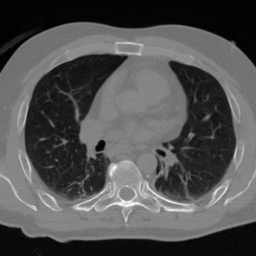
#> input picture assets/seg_test.jpg, 256 x 256 px
$ python contour.py
#> lines starting #> are read from the running program, lines starting #| are printed output that depends on the picture; after the words box and inside, x2 and y2 are one past the last pixel; in counts of white or black regions, pixels touching at a corner belong together
import cv2 as cv
import matplotlib.pyplot as plt
import numpy as np


# [5 lines of commented-out code are left out]


class FindContours:
    def __init__(self):
        self.contours_dict = {}
        self.grid = np.array([[1, 1, 1, 1, 1, 1, 1, 0, 0],
                              [1, 0, 0, 1, 0, 0, 1, 0, 1],
                              [1, 0, 0, 1, 0, 0, 1, 0, 0],
                              [1, 1, 1, 1, 1, 1, 1, 0, 0]])
        self.MAX_BODER_NUMBER = self.grid.shape[0] * self.grid.shape[1]
        self.Disp_with_number = True
        self.NBD = 1
        self.LNBD = 1
        self.reset()

    def reset(self):
        self.grid = np.pad(self.grid, ((1, 1), (1, 1)), 'constant', constant_values=0)
        self.contours_dict[1] = self.Contour(-1, "Hole")

    def Contour(self, parent, contour_type, start_point=None):
        if start_point is None:
            start_point = [-1, -1]
        contour = {"parent": parent,
                   "contour_type": contour_type,
                   "son": [],
                   "start_point": start_point}  # Hole/Outer
        return contour

    def load_map_from_array(self, grid):
        self.grid = grid.copy().astype("int32")
        self.reset()

    def trans_number_to_char(self, num):
        if self.Disp_with_number:
            return str(num)
        if num > 1:
            return chr(63 + num)
        if num < 0:
            return chr(95 - num)
        else:
            return str(num)

    '''display gridd '''

    def disp_grid(self):
        for i in range(self.grid.shape[0]):
            num = '\033[0;37m' + '['
            print(num, end=' ')
            for j in range(self.grid.shape[1]):
                if self.grid[i][j] == 0:
                    num = '\033[0;37m' + self.trans_number_to_char(self.grid[i][j])
                    print(num, end=' ')
                else:
                    num = '\033[1;31m' + self.trans_number_to_char(self.grid[i][j])
                    print(num, end=' ')
            num = '\033[0;37m' + ']'
            print(num)
        print("\033[0;37m")

    def find_neighbor(self, center, start, clock_wise=1):
        weight = -1
        if clock_wise == 1:
            weight = 1
        # direction = np.array([[1,0],[0,-1],[0,-1],[-1,0],[-1,0],[0,1],[0,1]])
        neighbors = np.array([[0, 0], [0, 1], [0, 2], [1, 2], [2, 2], [2, 1], [2, 0], [1, 0]])
        indexs = np.array([[0, 1, 2],
                           [7, 9, 3],
                           [6, 5, 4]])
        # print(center,start)
        start_ind = indexs[start[0] - center[0] + 1][start[1] - center[1] + 1]
        # print(start_ind)
        for i in range(1, len(neighbors) + 1):
            cur_ind = (start_ind + i * weight + 8) % 8
            # print(cur_ind)
            x = neighbors[cur_ind][0] + center[0] - 1
            y = neighbors[cur_ind][1] + center[1] - 1
            # grid[x][y] = a
            # a+=1
            if self.grid[x][y] != 0:
                return [x, y]
        return [-1, -1]

    def board_follow(self, center_p, start_p, mode):
        ij = center_p
        ij2 = start_p
        ij1 = self.find_neighbor(ij, ij2, 1)
        x = ij1[0]
        y = ij1[1]
        if ij1 == [-1, -1]:
            self.grid[ij[0]][ij[1]] = -self.NBD
            return
        ij2 = ij1
        ij3 = ij
        for k in range(self.MAX_BODER_NUMBER):
            # step 3.3
            ij4 = self.find_neighbor(ij3, ij2, 0)
            x = ij3[0]
            y = ij3[1]
            if ij4[0] - ij2[0] <= 0:
                weight = -1
            else:
                weight = 1
            if self.grid[x][y] < 0:
                self.grid[x][y] = self.grid[x][y]

            elif self.grid[x][y - 1] == 0 and self.grid[x][y + 1] == 0:
                self.grid[x][y] = self.NBD * weight

            elif self.grid[x][y + 1] == 0:
                self.grid[x][y] = -self.NBD

            elif self.grid[x][y] == 1 and self.grid[x][y + 1] != 0:
                self.grid[x][y] = self.NBD

            else:
                self.grid[x][y] = self.grid[x][y]

            if ij4 == ij and ij3 == ij1:
                return
            ij2 = ij3
            ij3 = ij4

    def raster_scan(self):
        # self.disp_grid()
        for i in range(self.grid.shape[0]):
            self.LNBD = 1
            for j in range(self.grid.shape[1]):
                if abs(self.grid[i][j]) > 1:
                    self.LNBD = abs(self.grid[i][j])
                if self.grid[i][j] >= 1:
                    if self.grid[i][j] == 1 and self.grid[i][j - 1] == 0:
                        self.NBD += 1
                        self.board_follow([i, j], [i, j - 1], 1)
                        border_type = "Outer"

                    elif self.grid[i][j] > 1 and self.grid[i][j + 1] == 0:
                        border_type = "Hole"
                        # print(i,j)
                        self.NBD += 1
                        self.board_follow([i, j], [i, j + 1], 1)
                        # self.contours_dict[self.NBD] = self.Contour(self.LNBD,border_type)
                        # self.disp_grid()
                    else:
                        continue
                    parent = self.LNBD
                    if self.contours_dict[self.LNBD]["contour_type"] == border_type:
                        parent = self.contours_dict[self.LNBD]["parent"]
                    self.contours_dict[self.NBD] = self.Contour(parent, border_type, [i - 1, j - 1])
                    self.contours_dict[parent]["son"].append(self.NBD)

                    # print("NBD",self.NBD,"LNBD",self.LNBD)

        self.grid = self.grid[1:-1, 1:-1]


def main():
    fc = FindContours()
    fc.raster_scan()
    fc.disp_grid()
    # print(fc.contours_dict)
    #
    # grid = np.array([[0, 0, 0, 0, 0, 0, 0, 0, 0, 0, 0, 0, 0],
    #                   [0, 0, 0, 0, 0, 0, 0, 0, 0, 0, 0, 0, 0],
    #                   [0, 0, 0, 1, 0, 0, 0, 0, 0, 0, 0, 0, 0],
    #                   [0, 0, 1, 1, 1, 1, 1, 1, 1, 0, 0, 0, 0],
    #                   [0, 0, 1, 0, 0, 1, 0, 0, 0, 1, 1, 0, 0],
    #                   [0, 0, 1, 0, 0, 1, 0, 0, 1, 0, 0, 0, 0],
    #                   [0, 0, 1, 0, 0, 1, 0, 0, 1, 0, 0, 0, 0],
    #                   [0, 0, 1, 1, 1, 1, 1, 1, 1, 0, 0, 0, 0],
    #                   [0, 0, 0, 1, 0, 0, 1, 0, 0, 0, 0, 0, 0],
    #                   [0, 0, 0, 0, 0, 0, 0, 0, 0, 0, 0, 0, 0],
    #                   [0, 0, 0, 0, 0, 0, 0, 0, 0, 0, 0, 0, 0], ])
    # fc.load_map_from_array(grid)
    # fc.raster_scan()
    # fc.disp_grid()
    # print(fc.contours_dict)

    image = cv.imread("../assets/seg_test.jpg")
#> image is the input picture: shape (256, 256, 3); min 0, max 255, mean 81.8
    image = np.mean(np.float32(image), axis=2)
#> image: shape (256, 256) float32
    image[image < 100] = 0
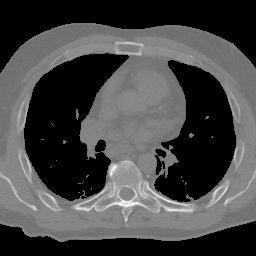
#> image: shape (256, 256) float32; min 0, max 255, mean 70.5
    image[image > 0] = 1
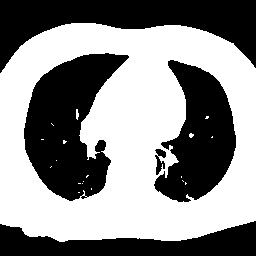
#> image: shape (256, 256) float32; values 0 (black) and 1 (white), 54.5% white; 5 black regions, box (x1, y1, x2, y2) and area: (24, 53, 129, 201) 8963, (0, 0, 256, 73) 8670, (154, 60, 236, 202) 6837, (0, 221, 256, 256) 5217, (155, 149, 166, 175) 158
    image = 1 - image

    fc.load_map_from_array(image)
#> in reset (call 2), `self.grid = np.pad(self.grid, ((1, 1), (1, 1)), 'constant', constant_v..`:
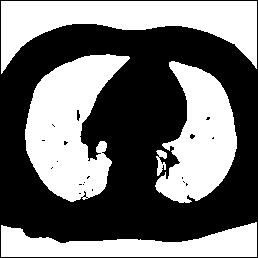
#> self.grid: shape (258, 258) int32; values 0 (black) and 1 (white), 44.8% white; 5 white regions, box (x1, y1, x2, y2) and area: (25, 54, 130, 202) 8963, (1, 1, 257, 74) 8670, (155, 61, 237, 203) 6837, (1, 222, 257, 257) 5217, (156, 150, 167, 176) 158
    fc.raster_scan()
#> in raster_scan (call 2), `self.grid = self.grid[1:-1, 1:-1]`:
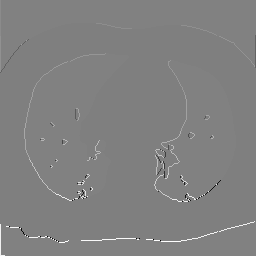
#> self.grid: shape (256, 256) int32; min -64, max 64, mean 0.8; drawn with min black and max white
    ret = abs(fc.grid)
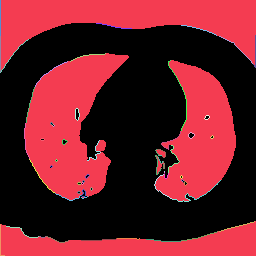
#> ret: shape (256, 256) int32; 61 distinct labels, from 0 to 64; one colour per label, 0 black
    ret[ret < 2] = 0
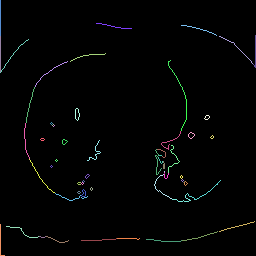
#> ret: shape (256, 256) int32; 60 distinct labels, from 0 to 64; one colour per label, 0 black
    ret[ret > 0] = 1
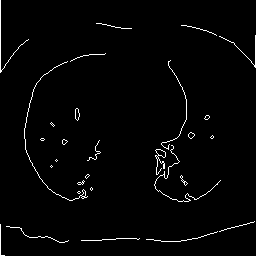
#> ret: shape (256, 256) int32; values 0 (black) and 1 (white), 1.9% white in thin lines or dots
    plt.figure()
    plt.imshow(image, "gray")
    plt.axis('off')
    plt.show()
    plt.figure()
    plt.imshow(ret, "gray")
    plt.axis('off')
    plt.show()

if __name__ == "__main__":
    main()
